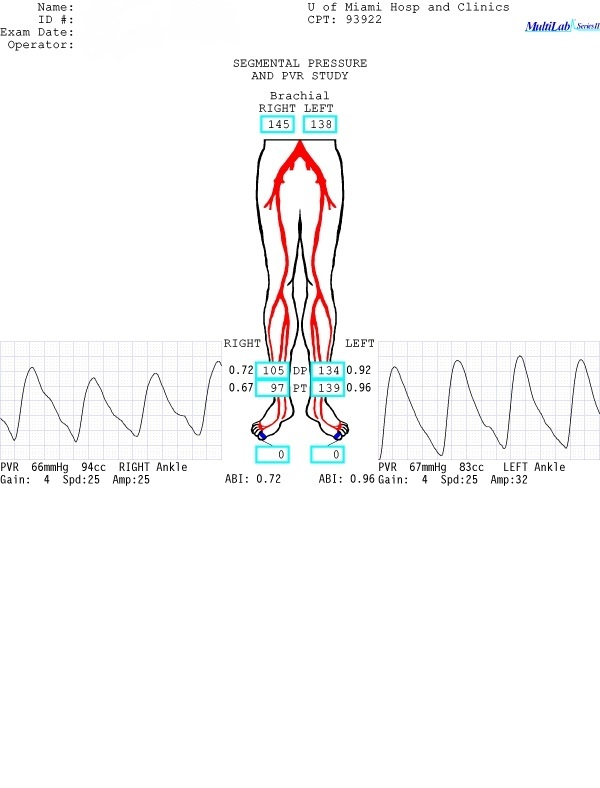
%> input picture sudokuAlgorithm/sudokuTest/p1.jpg, 600 x 788 px
$ octave --eval "result = sudokuOCRWithFigure('p1.jpg');"   (GNU Octave 9; MATLAB toolbox functions it lacks are replaced by stand-ins)
%> lines starting %> are read from the running program, lines starting %| are printed output that depends on the picture
### sudokuAlgorithm/sudokuTest/extractNumFrom.m
function numToBeProcessed = extractNumFrom(filename)
%> called with filename = 'p1.jpg'
% filename is the filename of the image
% numToBeProcessed is a 3D array (:,:,6), containing six numbers image
% 3rd dimension of numToBeProcessed = [upLeft,     upRight,
%                                      midLeft,    midRight,
%                                      bottomLeft, bottomRight]

%% read in the file, convert to gray scale
imageColor = imread(filename);
%> imageColor is the input picture: size 788x600x3 uint8; mean R, G, B 249.2, 248.7, 248.9
imageGray = rgb2gray(imageColor);
%% take six number out
numToBeProcessed = zeros(12,29, 6);
upLeft = imageGray(119:119+11, 264:264+28);
upRight = imageGray(119:119+11, 307:307+28);
midLeft = imageGray(366:366+11, 259:259+28);
midRight = imageGray(366:366+11, 315:315+28);
bottomLeft = imageGray(383:383+11, 259:259+28);
bottomRight = imageGray(383:383+11, 315:315+28);
numToBeProcessed(:,:,1) = upLeft;
numToBeProcessed(:,:,2) = upRight;
numToBeProcessed(:,:,3) = midLeft;
numToBeProcessed(:,:,4) = midRight;
numToBeProcessed(:,:,5) = bottomLeft;
numToBeProcessed(:,:,6) = bottomRight;

%% reverse the gray scale, eliminate low level pixel
numToBeProcessed = 255 - double(numToBeProcessed);
numToBeProcessed(numToBeProcessed<50) = 0;
end

### sudokuAlgorithm/sudokuTest/sudokuOCR.m
function result = sudokuOCR(filename)
% filename is the filename of the PVR image
% resultNumbers is the numbers extracted from the image
% resultNumbers = [upLeft    , upRight;
%                  midLeft   , midRight;
%                  bottomLeft, bottomRight;]
%% load library
matFile = load('sudokuLib.mat');
library = matFile.sudokuLib;

%% excrate number from file, make some settings, initialize variables
numToBeProcessed = extractNumFrom(filename);
scale = 5;
resultInChar = zeros(6, 3);
result = zeros(2,3);

img = imread(filename);
imshow(img,[]);

%% extract chars
for i = 1:6
%     figure(i)
    % create target sudoku
    sudoku = zeros(9,3);

    % split numbers into individual char
    charImage = splitToChar(numToBeProcessed(:,:,i));

    % increase resolution to better locate center
    bigCharImage = increaseResolution(charImage, scale);

    for n = 1:3
        % move bigCharImage center to col:15, row:30
        shiftedBigChar = reCenter(bigCharImage(:,:,n));
        sudoku(:,n) = imgToSudokuArray(shiftedBigChar);
        if any(sudoku(:,n))
            sudokuMap = repmat(sudoku(:,n),1,10);
            sudokuMap = library - sudokuMap;
            sudokuMap = sudokuMap.^2;
            [~,resultInChar(i,n)] = min(sum(sudokuMap,1));
% [4 lines of commented-out code are left out]
        else
            resultInChar(i,n) = 0;
        end
    end
end
%> this loop made 6 passes
%> pass 1, in sudokuOCR, `bigCharImage = increaseResolution(charImage, scale);`:
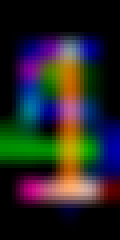
%> bigCharImage: size 60x30x3 double (shown 4 times larger); mean R, G, B 0.000556, 0.000556, 0.000556; drawn with min black and max white
%> pass 2, in sudokuOCR, `bigCharImage = increaseResolution(charImage, scale);`:
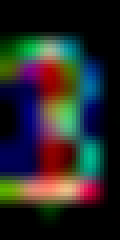
%> bigCharImage: size 60x30x3 double (shown 4 times larger); mean R, G, B 0.000556, 0.000556, 0.000556; mean of the top-left, top-right, bottom-left and bottom-right quarters 0.000591, 0.000425, 0.000634, 0.000573; drawn with min black and max white
%> pass 3, in sudokuOCR, `bigCharImage = increaseResolution(charImage, scale);`:
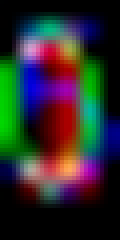
%> bigCharImage: size 60x30x3 double (shown 4 times larger); mean R, G, B 0.000556, 0.000556, 0.000556; mean of the top-left, top-right, bottom-left and bottom-right quarters 0.000698, 0.000522, 0.000463, 0.00054; drawn with min black and max white
%> after the loop, resultInChar = [1 4 5; 1 3 8; 1 10 5; 1 3 4; 0 9 7; 1 3 9]; sudoku = [1.06 2.3 1.56; 0.0397 0.267 1.28; 1.67 2.33 1.72; 4.47 2.59 2.08; 0.318 0.546 0.304; 2.39 2.58 1.88; 0.00349 0.488 0.811; 0.0317 0.873 2.1; 1.47 0.542 0.47]

%% convert char to numbers
resultInChar = mod(resultInChar,10);
%> resultInChar = [1 4 5; 1 3 8; 1 0 5; 1 3 4; 0 9 7; 1 3 9]
for i = 1: 6
    result(i) = ...
        100*resultInChar(i,1)+10*resultInChar(i,2)+resultInChar(i,3);
end
%> after the loop, result = [145 105 97; 138 134 139]
result = result';
%> result = [145 138; 105 134; 97 139]
end

### sudokuAlgorithm/sudokuTest/increaseResolution.m
function imageArrayWithIncreasedResolution = increaseResolution(originalImageArray,scale)
% increase the resolution of originalImageArray

imageArrayWithIncreasedResolution = zeros(scale*size(originalImageArray,1)...
    , scale*size(originalImageArray,2),size(originalImageArray,3));
for i = 1:size(originalImageArray,3)
    imageArrayWithIncreasedResolution(:,:,i) = ...
        imresize(originalImageArray(:,:,i),scale);
end
imageArrayWithIncreasedResolution(imageArrayWithIncreasedResolution<0) = 0;
sumSample = zeros(size(originalImageArray,3),1);
for i = 1:size(originalImageArray,3)
    if any(any(imageArrayWithIncreasedResolution(:,:,i)))
        sumSample(i) = sum(sum(imageArrayWithIncreasedResolution(:,:,i)));
        imageArrayWithIncreasedResolution(:,:,i)...
        = imageArrayWithIncreasedResolution(:,:,i)/sumSample(i);
    end
end


### sudokuAlgorithm/sudokuTest/splitToChar.m
function chars = splitToChar(number)
% split the one number into 3 single char
% specifically for PVR study
%% split
chars = zeros(12,6,3);
chars(:,:,1) = number(:,6:11);
chars(:,:,2) = number(:,14:19);
chars(:,:,3) = number(:,21:26);

end

### sudokuAlgorithm/sudokuTest/sudokuOCRWithFigure.m
function result = sudokuOCRWithFigure(filename)
% filename is the filename of the PVR image
% resultNumbers is the numbers extracted from the image
% resultNumbers = [upLeft    , upRight;
%                  midLeft   , midRight;
%                  bottomLeft, bottomRight;]
result = sudokuOCR(filename);
%> result = [145 138; 105 134; 97 139]

numbers = extractNumFrom(filename);
for i = 1:6
    subplot(3,2,i);imshow(numbers(:,:,i),[]);
end
%> `result = sudokuOCRWithFigure('p1.jpg');`:
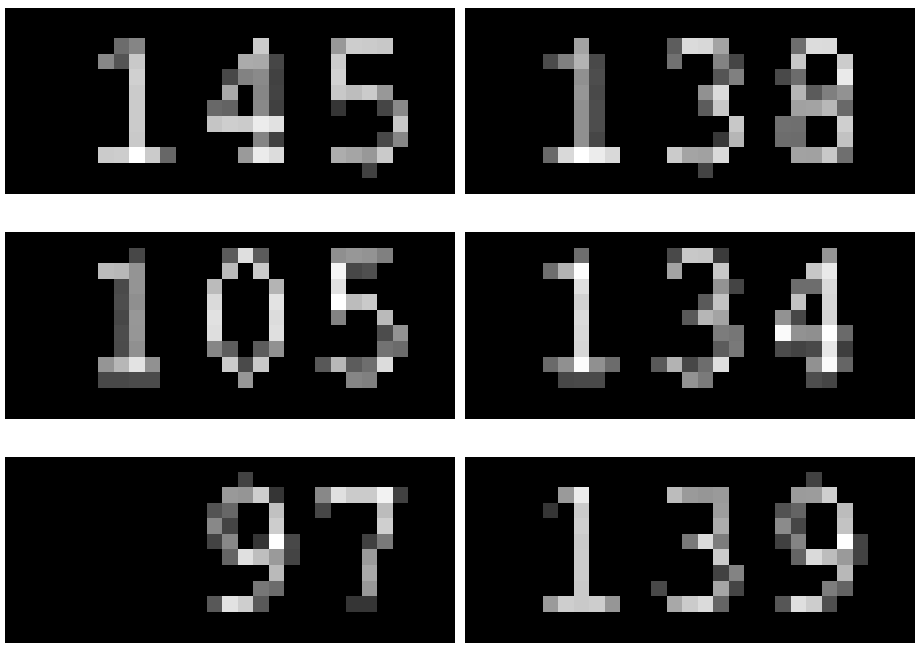
%> figure redrawn from the program's plot data, 6 panels

end
